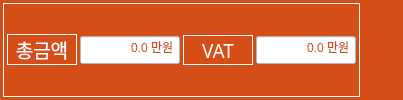
       <widget class="QFrame" name="frame_113">
        <property name="font">
         <font>
          <family>나눔고딕 ExtraBold</family>
          <pointsize>9</pointsize>
          <weight>9</weight>
          <italic>false</italic>
          <bold>false</bold>
         </font>
        </property>
        <property name="styleSheet">
         <string notr="true">background-color: rgb(213, 77, 23);
font: 75 9pt &quot;나눔고딕 ExtraBold&quot;;</string>
        </property>
        <layout class="QHBoxLayout" name="horizontalLayout_260">
         <property name="leftMargin">
          <number>3</number>
         </property>
         <property name="topMargin">
          <number>3</number>
         </property>
         <property name="rightMargin">
          <number>3</number>
         </property>
         <property name="bottomMargin">
          <number>3</number>
         </property>
         <item>
          <widget class="QFrame" name="horizontalFrame_17">
           <property name="styleSheet">
            <string notr="true">color: rgb(255, 255, 255);</string>
           </property>
           <property name="frameShape">
            <enum>QFrame::Box</enum>
           </property>
           <layout class="QHBoxLayout" name="horizontalLayout_88">
            <property name="spacing">
             <number>3</number>
            </property>
            <property name="leftMargin">
             <number>3</number>
            </property>
            <property name="topMargin">
             <number>3</number>
            </property>
            <property name="rightMargin">
             <number>3</number>
            </property>
            <property name="bottomMargin">
             <number>3</number>
            </property>
            <item>
             <widget class="QLabel" name="label_33">
              <property name="sizePolicy">
               <sizepolicy hsizetype="Preferred" vsizetype="Fixed">
                <horstretch>0</horstretch>
                <verstretch>0</verstretch>
               </sizepolicy>
              </property>
              <property name="minimumSize">
               <size>
                <width>70</width>
                <height>30</height>
               </size>
              </property>
              <property name="maximumSize">
               <size>
                <width>16777215</width>
                <height>16777215</height>
               </size>
              </property>
              <property name="font">
               <font>
                <family>구름 산스 500</family>
                <pointsize>14</pointsize>
                <weight>50</weight>
                <italic>false</italic>
                <bold>false</bold>
               </font>
              </property>
              <property name="styleSheet">
               <string notr="true">background-color: rgb(213, 77, 23);
color: rgb(255, 255, 255);
font: 14pt &quot;구름 산스 500&quot;;</string>
              </property>
              <property name="frameShape">
               <enum>QFrame::Box</enum>
              </property>
              <property name="text">
               <string>총금액</string>
              </property>
              <property name="alignment">
               <set>Qt::AlignCenter</set>
              </property>
             </widget>
            </item>
            <item>
             <widget class="QDoubleSpinBox" name="doubleSpinBox_totalCost">
              <property name="minimumSize">
               <size>
                <width>100</width>
                <height>30</height>
               </size>
              </property>
              <property name="styleSheet">
               <string notr="true">background-color: rgb(255, 255, 255);
color: rgb(213, 77, 23);
font: 14pt &quot;구름 산스 500&quot;;</string>
              </property>
              <property name="alignment">
               <set>Qt::AlignRight|Qt::AlignTrailing|Qt::AlignVCenter</set>
              </property>
              <property name="buttonSymbols">
               <enum>QAbstractSpinBox::NoButtons</enum>
              </property>
              <property name="prefix">
               <string/>
              </property>
              <property name="suffix">
               <string> 만원</string>
              </property>
              <property name="decimals">
               <number>1</number>
              </property>
              <property name="minimum">
               <double>0.000000000000000</double>
              </property>
              <property name="maximum">
               <double>100000.000000000000000</double>
              </property>
              <property name="singleStep">
               <double>1.000000000000000</double>
              </property>
              <property name="value">
               <double>0.000000000000000</double>
              </property>
             </widget>
            </item>
            <item>
             <widget class="QLabel" name="label_37">
              <property name="sizePolicy">
               <sizepolicy hsizetype="Preferred" vsizetype="Fixed">
                <horstretch>0</horstretch>
                <verstretch>0</verstretch>
               </sizepolicy>
              </property>
              <property name="minimumSize">
               <size>
                <width>70</width>
                <height>30</height>
               </size>
              </property>
              <property name="maximumSize">
               <size>
                <width>16777215</width>
                <height>16777215</height>
               </size>
              </property>
              <property name="font">
               <font>
                <family>구름 산스 500</family>
                <pointsize>14</pointsize>
                <weight>50</weight>
                <italic>false</italic>
                <bold>false</bold>
               </font>
              </property>
              <property name="styleSheet">
               <string notr="true">background-color: rgb(213, 77, 23);
color: rgb(255, 255, 255);
font: 14pt &quot;구름 산스 500&quot;;</string>
              </property>
              <property name="frameShape">
               <enum>QFrame::Box</enum>
              </property>
              <property name="text">
               <string>VAT</string>
              </property>
              <property name="alignment">
               <set>Qt::AlignCenter</set>
              </property>
             </widget>
            </item>
            <item>
             <widget class="QDoubleSpinBox" name="doubleSpinBox_vat">
              <property name="minimumSize">
               <size>
                <width>100</width>
                <height>30</height>
               </size>
              </property>
              <property name="styleSheet">
               <string notr="true">background-color: rgb(255, 255, 255);
color: rgb(213, 77, 23);
font: 14pt &quot;구름 산스 500&quot;;</string>
              </property>
              <property name="alignment">
               <set>Qt::AlignRight|Qt::AlignTrailing|Qt::AlignVCenter</set>
              </property>
              <property name="buttonSymbols">
               <enum>QAbstractSpinBox::NoButtons</enum>
              </property>
              <property name="prefix">
               <string/>
              </property>
              <property name="suffix">
               <string> 만원</string>
              </property>
              <property name="decimals">
               <number>1</number>
              </property>
              <property name="minimum">
               <double>0.000000000000000</double>
              </property>
              <property name="maximum">
               <double>500.000000000000000</double>
              </property>
              <property name="singleStep">
               <double>1.000000000000000</double>
              </property>
              <property name="value">
               <double>0.000000000000000</double>
              </property>
             </widget>
            </item>
           </layout>
          </widget>
         </item>
         <item>
          <spacer name="horizontalSpacer_61">
           <property name="orientation">
            <enum>Qt::Horizontal</enum>
           </property>
           <property name="sizeHint" stdset="0">
            <size>
             <width>40</width>
             <height>20</height>
            </size>
           </property>
          </spacer>
         </item>
        </layout>
       </widget>
